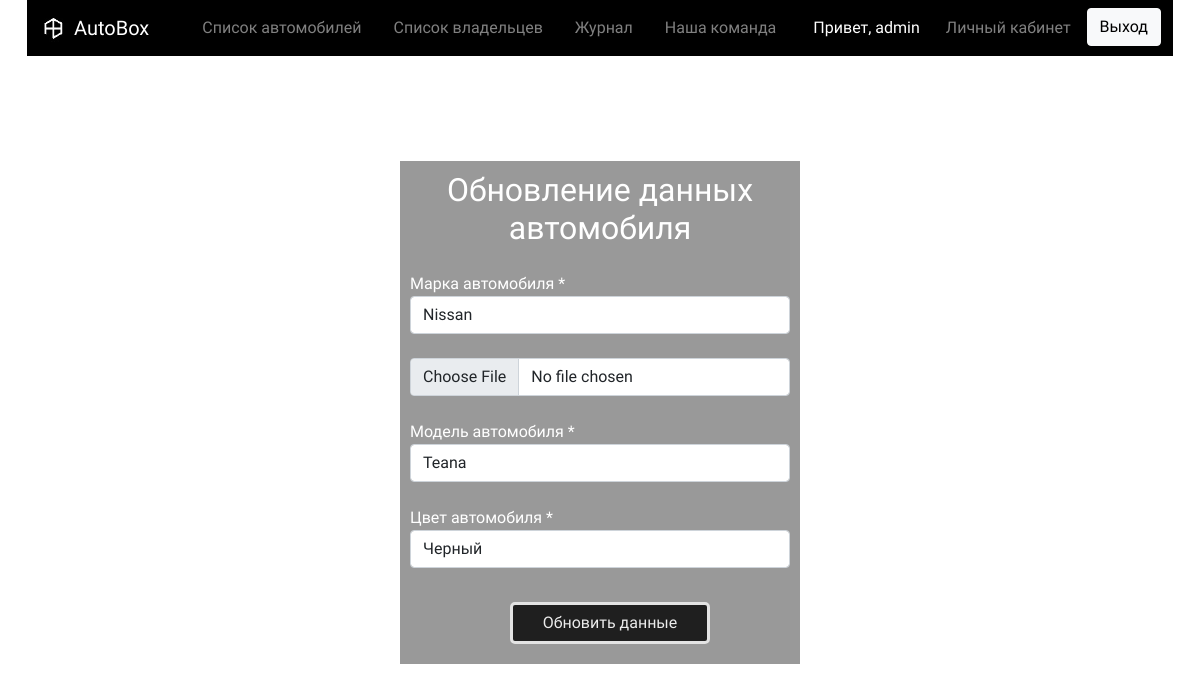
Screenshot of /pages/update.php?id=1 (signed in) with the database file from the repository.
### tables this page shows
CREATE TABLE `cars` (
  `id` int(11) UNSIGNED NOT NULL,
  `image` varchar(100) NOT NULL,
  `brand` varchar(70) NOT NULL,
  `model` varchar(35) NOT NULL,
  `color` varchar(70) NOT NULL
);

### pages/update.php (the view, shortened to what this page needs)
<?php
$car_id = $_GET['id'];
$db = connect();
$cars = $db -> prepare( "SELECT * FROM cars WHERE id = :id");
$cars -> bindParam(':id',$car_id);
$cars->execute();
$auto = $cars->fetch(PDO::FETCH_ASSOC);
$name_brand = $_GET['name_brand'];
$brands = $db -> prepare( "SELECT * FROM brand WHERE name_brand = :name_brand");
$brands->bindParam(':name_brand', $name_brand);
$brands->execute();
$brand = $brands->fetch(PDO::FETCH_ASSOC);
?>
<!DOCTYPE html>
<html lang="en">
<head>
    <link rel="stylesheet" href="https://stackpath.bootstrapcdn.com/bootstrap/5.0.0-alpha1/css/bootstrap.min.css">
    <link rel="stylesheet" href="../css/style.css">
</head>
<body>
<header>
    <div class="container">
        <nav class="navbar navbar-expand-lg navbar-dark" style="background-color: #000000;">
            <div class="container-fluid">
                <a class="navbar-brand" href="/index.php ">
                    <img src="../img/Logo.jpg" width="30" height="30" class="d-inline-block align-top" loading="lazy">
                    AutoBox</a>
                <nav class="nav">
                    <a class="nav-link" href="/pages/auto.php">Список автомобилей</a>
                    <a class="nav-link" href="/pages/owner.php">Список владельцев</a>
                    <a class="nav-link" href="/pages/journal.php">Журнал </a>
                    <a class="nav-link" href="/pages/team.php">Наша команда</a>
                </nav>
                <ul class="nav justify-content-end">
                    <?php
                    if (!isset($_SESSION['user'])) :
                        ?>
                        <li class="nav-item">
                            <a class="nav-link" href="/pages/auth.php">Вход</a>
                        </li>
                        <li class="nav-item">
                            <button type="button" class="btn btn-light" onclick="window.location.href ='/pages/registration.php'">Регистрация</button>
                        </li>
                    <?php else : ?>
                        <li class="nav-item">
                            <h6 class="hello-title">Привет, <?= $_SESSION['array']['login'] ?></h6>
                        </li>
                        <li class="nav-item"><a class="nav-link" href="/pages/lk.php">Личный кабинет</a>
                        <li>
                        <li class="nav-item">
                            <button type="button" class="btn btn-light" onclick="window.location.href ='/php/logout.php'">Выход</button>
                        </li>
                    <?php endif; ?>
                </ul>
            </div>
        </nav>
    </div>
</header>
<div class="admin">
    <div class="container_reg">
        <form style="margin-top: 55px; background-color: rgba(0, 0, 0, 0.4); padding: 10px" class="register-form" name="register-form" id="register-form" action="../php/change.php" method="post" enctype="multipart/form-data">
            <h2>Обновление данных автомобиля</h2><br>
            <?php if($name_brand) { ?>
            <input type="hidden" name="name_brand" value="<?= $brand['name_brand'] ?>">
            <?php }else { ?>
            <label style="color:white; text-align: left;" for="brand">Марка автомобиля * <span id="br"></span></label>
            <input type="text" class="form-control" name="brand" value="<?= $auto['brand'] ?>" id="br" onBlur="validationBrand()" placeholder="Введите название автомобиля"><br>
            <?php } ?>
            <input type="file" class="form-control" name="image" value="<?= $auto['image'] ?>"><br>
            <label style="color:white; text-align: left;" for="color">Модель автомобиля * <span id="md"></span></label>
            <input type="text" class="form-control" name="model" value="<?= $auto['model'] ?>" id="md" onBlur="validationModel()" placeholder="Введите модель автомобиля"><br>
            <label style="color:white; text-align: left;    " for="color">Цвет автомобиля * <span id="cl"></span></label>
            <input type="text" class="form-control" name="color" value="<?= $auto['color'] ?>" id="cl" onBlur="validationColor()" placeholder="Введите цвет автомобиля"><br>
            <button class="btn-reg" onclick="checkall()" type="submit">Обновить данные</button>
        </form>
    </div>
</div>
</body>
</html>

### css/style.css (style rules this page uses)
body { font-family: 'Quantico', sans-serif; background-image: url("https://aishaspb.ru/uploads/s/c/a/q/caqumwemrsxf/img/full_wukuMGYo.jpg"); background-repeat: no-repeat; background-attachment: fixed; background-position: center; background-size: cover; }
*, *::before, *::after { box-sizing: border-box; }
h1, h2, h3, h4, h5, h6 { margin: 0px; text-align: center; color: #ffffff; }
.container { width: 100%; min-width: 1170px; margin: 0 auto; }
.nav { font-size: 16px; justify-content: center; }
.nav-link { color: gray; }
.container_reg { display: flex; align-items: center; justify-content: center; text-align: center; margin-top: 50px; width: 100%; }
.register-form { display: flex; flex-direction: column; width: 400px; }
.btn-reg { color: white; margin: 10px 100px; padding: 6px; border: 3px solid whitesmoke; background-color: black; width: 200px; border-radius: 5px; opacity: .8; }
.hello-title { margin-top: 10px; margin-right: 10px; }

### rows the page displays
cars: brand "Nissan", model "Teana", color "Черный"

### other values shown
$_SESSION['array']['login'] "admin"
